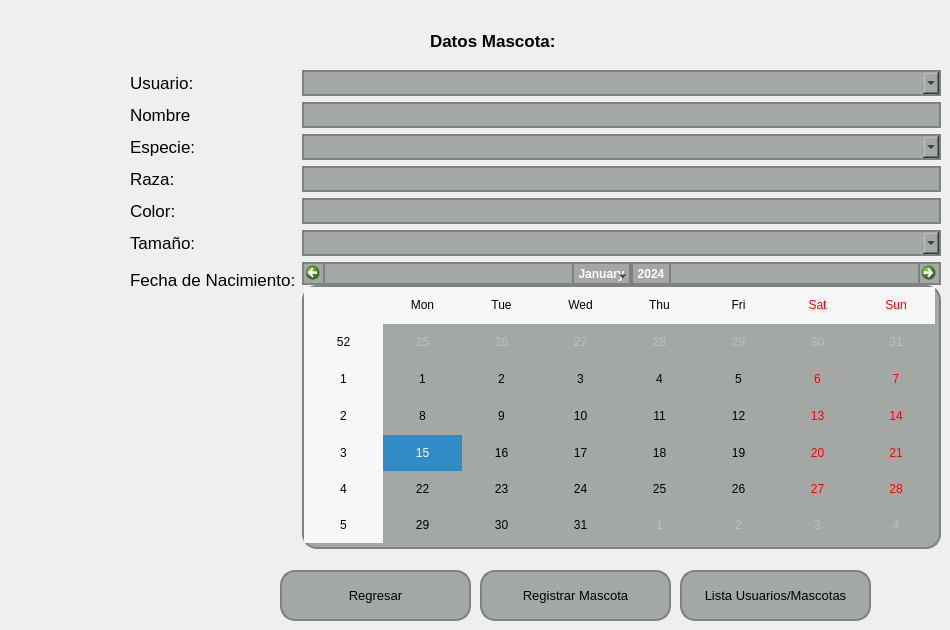
   <widget class="QWidget" name="pageAgregarMascota">
    <widget class="QWidget" name="formLayoutWidget_8">
     <property name="geometry">
      <rect>
       <x>130</x>
       <y>70</y>
       <width>811</width>
       <height>479</height>
      </rect>
     </property>
     <layout class="QFormLayout" name="formLayout_7">
      <item row="1" column="0">
       <widget class="QLabel" name="label_96">
        <property name="font">
         <font>
          <pointsize>13</pointsize>
         </font>
        </property>
        <property name="text">
         <string>Nombre</string>
        </property>
       </widget>
      </item>
      <item row="1" column="1">
       <widget class="QLineEdit" name="lineEditNombre_2">
        <property name="font">
         <font>
          <pointsize>13</pointsize>
         </font>
        </property>
        <property name="styleSheet">
         <string notr="true">    background-color: #a4a8a5; /* Color del botón */
    border-radius: 15px;       /* Borde redondeado, ajusta el valor para más curvatura */
    border: 2px solid #808080; /* Opcional: agrega un borde de color gris */</string>
        </property>
       </widget>
      </item>
      <item row="2" column="0">
       <widget class="QLabel" name="label_98">
        <property name="font">
         <font>
          <pointsize>13</pointsize>
         </font>
        </property>
        <property name="text">
         <string>Especie:</string>
        </property>
       </widget>
      </item>
      <item row="3" column="0">
       <widget class="QLabel" name="label_99">
        <property name="font">
         <font>
          <pointsize>13</pointsize>
         </font>
        </property>
        <property name="text">
         <string>Raza:</string>
        </property>
       </widget>
      </item>
      <item row="4" column="0">
       <widget class="QLabel" name="label_100">
        <property name="font">
         <font>
          <pointsize>13</pointsize>
         </font>
        </property>
        <property name="text">
         <string>Color:</string>
        </property>
       </widget>
      </item>
      <item row="2" column="1">
       <widget class="QComboBox" name="comboBoxEspecie">
        <property name="font">
         <font>
          <pointsize>13</pointsize>
         </font>
        </property>
        <property name="styleSheet">
         <string notr="true">    background-color: #a4a8a5; /* Color del botón */
    border-radius: 15px;       /* Borde redondeado, ajusta el valor para más curvatura */
    border: 2px solid #808080; /* Opcional: agrega un borde de color gris */</string>
        </property>
       </widget>
      </item>
      <item row="3" column="1">
       <widget class="QLineEdit" name="lineEditRaza">
        <property name="font">
         <font>
          <pointsize>13</pointsize>
         </font>
        </property>
        <property name="styleSheet">
         <string notr="true">    background-color: #a4a8a5; /* Color del botón */
    border-radius: 15px;       /* Borde redondeado, ajusta el valor para más curvatura */
    border: 2px solid #808080; /* Opcional: agrega un borde de color gris */</string>
        </property>
       </widget>
      </item>
      <item row="4" column="1">
       <widget class="QLineEdit" name="lineEditColor">
        <property name="font">
         <font>
          <pointsize>13</pointsize>
         </font>
        </property>
        <property name="styleSheet">
         <string notr="true">    background-color: #a4a8a5; /* Color del botón */
    border-radius: 15px;       /* Borde redondeado, ajusta el valor para más curvatura */
    border: 2px solid #808080; /* Opcional: agrega un borde de color gris */</string>
        </property>
       </widget>
      </item>
      <item row="5" column="0">
       <widget class="QLabel" name="label_102">
        <property name="font">
         <font>
          <pointsize>13</pointsize>
         </font>
        </property>
        <property name="text">
         <string>Tamaño:</string>
        </property>
       </widget>
      </item>
      <item row="5" column="1">
       <widget class="QComboBox" name="comboBoxTamanio">
        <property name="font">
         <font>
          <pointsize>13</pointsize>
         </font>
        </property>
        <property name="styleSheet">
         <string notr="true">    background-color: #a4a8a5; /* Color del botón */
    border-radius: 15px;       /* Borde redondeado, ajusta el valor para más curvatura */
    border: 2px solid #808080; /* Opcional: agrega un borde de color gris */</string>
        </property>
       </widget>
      </item>
      <item row="6" column="0">
       <widget class="QLabel" name="label_103">
        <property name="font">
         <font>
          <pointsize>13</pointsize>
         </font>
        </property>
        <property name="text">
         <string>Fecha de Nacimiento:</string>
        </property>
       </widget>
      </item>
      <item row="6" column="1">
       <widget class="QCalendarWidget" name="calendarWidgetFechaDeNacimiento">
        <property name="styleSheet">
         <string notr="true">    background-color: #a4a8a5; /* Color del botón */
    border-radius: 15px;       /* Borde redondeado, ajusta el valor para más curvatura */
    border: 2px solid #808080; /* Opcional: agrega un borde de color gris */</string>
        </property>
       </widget>
      </item>
      <item row="0" column="0">
       <widget class="QLabel" name="label_109">
        <property name="font">
         <font>
          <pointsize>13</pointsize>
         </font>
        </property>
        <property name="text">
         <string>Usuario:</string>
        </property>
       </widget>
      </item>
      <item row="0" column="1">
       <widget class="QComboBox" name="comboBoxUsuario">
        <property name="font">
         <font>
          <pointsize>13</pointsize>
         </font>
        </property>
        <property name="styleSheet">
         <string notr="true">    background-color: #a4a8a5; /* Color del botón */
    border-radius: 15px;       /* Borde redondeado, ajusta el valor para más curvatura */
    border: 2px solid #808080; /* Opcional: agrega un borde de color gris */</string>
        </property>
       </widget>
      </item>
     </layout>
    </widget>
    <widget class="QPushButton" name="pushButtonRegistrarMascota">
     <property name="geometry">
      <rect>
       <x>480</x>
       <y>570</y>
       <width>191</width>
       <height>51</height>
      </rect>
     </property>
     <property name="font">
      <font>
       <pointsize>10</pointsize>
      </font>
     </property>
     <property name="styleSheet">
      <string notr="true">QPushButton {
    background-color: #a4a8a5; /* Color del botón */
    border-radius: 15px;       /* Borde redondeado, ajusta el valor para más curvatura */
    border: 2px solid #808080; /* Opcional: agrega un borde de color gris */
}

QPushButton:hover {
    background-color: #b0b5b0; /* Color al pasar el mouse */
}

QPushButton:pressed {
    background-color: #8f938f; /* Color al hacer clic */
}
</string>
     </property>
     <property name="text">
      <string>Registrar Mascota</string>
     </property>
    </widget>
    <widget class="QPushButton" name="pushButtonRegresarMascota">
     <property name="geometry">
      <rect>
       <x>280</x>
       <y>570</y>
       <width>191</width>
       <height>51</height>
      </rect>
     </property>
     <property name="font">
      <font>
       <pointsize>10</pointsize>
      </font>
     </property>
     <property name="styleSheet">
      <string notr="true">QPushButton {
    background-color: #a4a8a5; /* Color del botón */
    border-radius: 15px;       /* Borde redondeado, ajusta el valor para más curvatura */
    border: 2px solid #808080; /* Opcional: agrega un borde de color gris */
}

QPushButton:hover {
    background-color: #b0b5b0; /* Color al pasar el mouse */
}

QPushButton:pressed {
    background-color: #8f938f; /* Color al hacer clic */
}
</string>
     </property>
     <property name="text">
      <string>Regresar</string>
     </property>
    </widget>
    <widget class="QLabel" name="label_29">
     <property name="geometry">
      <rect>
       <x>430</x>
       <y>20</y>
       <width>171</width>
       <height>41</height>
      </rect>
     </property>
     <property name="font">
      <font>
       <pointsize>13</pointsize>
       <weight>75</weight>
       <bold>true</bold>
      </font>
     </property>
     <property name="text">
      <string>Datos Mascota:</string>
     </property>
    </widget>
    <widget class="QPushButton" name="pushButtonListaUsuariosMascotas">
     <property name="geometry">
      <rect>
       <x>680</x>
       <y>570</y>
       <width>191</width>
       <height>51</height>
      </rect>
     </property>
     <property name="font">
      <font>
       <pointsize>10</pointsize>
      </font>
     </property>
     <property name="styleSheet">
      <string notr="true">QPushButton {
    background-color: #a4a8a5; /* Color del botón */
    border-radius: 15px;       /* Borde redondeado, ajusta el valor para más curvatura */
    border: 2px solid #808080; /* Opcional: agrega un borde de color gris */
}

QPushButton:hover {
    background-color: #b0b5b0; /* Color al pasar el mouse */
}

QPushButton:pressed {
    background-color: #8f938f; /* Color al hacer clic */
}
</string>
     </property>
     <property name="text">
      <string>Lista Usuarios/Mascotas</string>
     </property>
    </widget>
   </widget>
